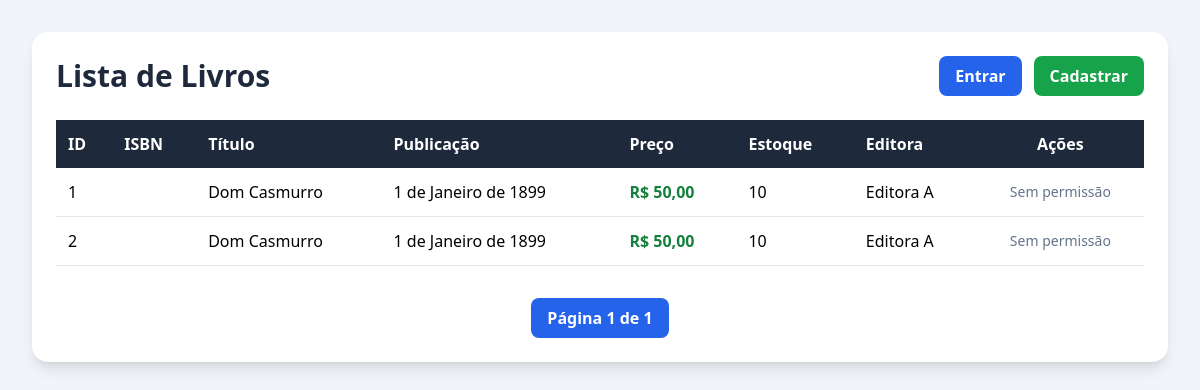
The page /edu/livros/ on the database as committed earlier.
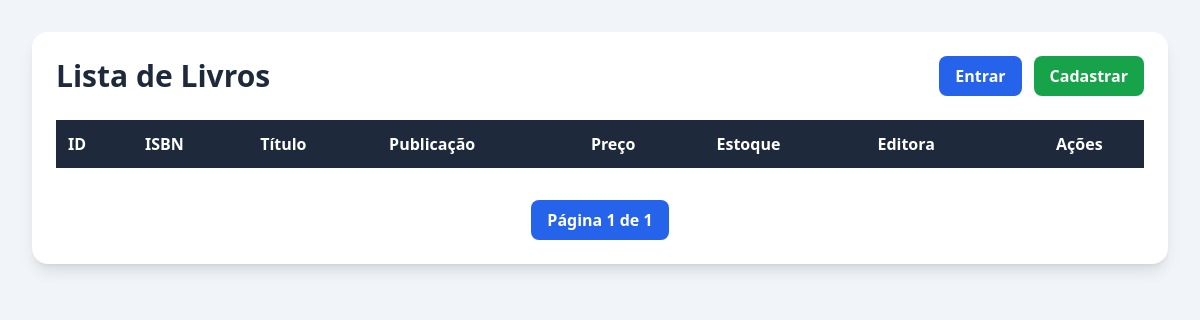
The same page on the database as committed later.
### edu/models.py (models this page shows, shortened)
class Livro(models.Model):
    isbn = models.CharField(max_length=13, unique=True)
    titulo = models.CharField(max_length=200)
    publicacao = models.DateField()
    preco = models.DecimalField(max_digits=6, decimal_places=2)
    estoque = models.IntegerField()
    editora = models.ForeignKey(Editora, on_delete=models.CASCADE)

class Editora(models.Model):
    nome = models.CharField(max_length=100, unique=True)

### edu/views.py (the view)
# urls.py: path("livros/", views.listar_livros, name="listar_livros"),
def listar_livros(request):
    livros = Livro.objects.all().order_by("id")
    paginator = Paginator(livros, 10)
    page_number = request.GET.get("page")
    page_obj = paginator.get_page(page_number)
    return render(request, "edu/listar_livros.html", {"page_obj": page_obj})

### edu/templates/edu/listar_livros.html (shortened to what the changed rows need)
<!DOCTYPE html>
<html lang="pt-br">
<head>
    <script src="https://cdn.tailwindcss.com"></script>
</head>
<body class="bg-slate-100 min-h-screen p-8">
    <div class="max-w-7xl mx-auto">
        <div class="bg-white shadow-lg rounded-2xl p-6">
            <div class="flex justify-between items-center mb-6">
                <div>
                    <h1 class="text-3xl font-bold text-slate-800">
                        Lista de Livros
                    </h1>
                </div>
            </div>
            <div class="overflow-x-auto">
                <table class="w-full border-collapse">
                    <thead>
                        <tr class="bg-slate-800 text-white">
                            <th class="p-3 text-left">ID</th>
                            <th class="p-3 text-left">ISBN</th>
                            <th class="p-3 text-left">Título</th>
                            <th class="p-3 text-left">Publicação</th>
                            <th class="p-3 text-left">Preço</th>
                            <th class="p-3 text-left">Estoque</th>
                            <th class="p-3 text-left">Editora</th>
                            <th class="p-3 text-center">Ações</th>
                        </tr>
                    </thead>
                    <tbody>
                        {% for livro in page_obj %}
                        <tr class="border-b hover:bg-slate-50">
                            <td class="p-3">{{ livro.id }}</td>
                            <td class="p-3">{{ livro.isbn }}</td>
                            <td class="p-3 font-medium">
                                {{ livro.titulo }}
                            </td>
                            <td class="p-3">
                                {{ livro.publicacao }}
                            </td>
                            <td class="p-3 text-green-700 font-semibold">
                                R$ {{ livro.preco }}
                            </td>
                            <td class="p-3">
                                {{ livro.estoque }}
                            </td>
                            <td class="p-3">
                                {{ livro.editora.nome }}
                            </td>
                            <td class="p-3">
                                <div class="flex justify-center gap-2">
                                    {% if not perms.edu.change_livro and not perms.edu.delete_livro %}
                                        <span class="text-slate-500 text-sm">
                                            Sem permissão
                                        </span>
                                    {% endif %}
                                </div>
                            </td>
                        </tr>
                        {% endfor %}
                    </tbody>
                </table>
            </div>
        </div>
    </div>
</body>
</html>

Rows that differ between the two databases and show on the page:
removed Livro: id "1", titulo "Dom Casmurro", publicacao "1 de Janeiro de 1899", preco "50,00", estoque "10", editora.nome "Editora A"
removed Livro: id "2", titulo "Dom Casmurro", publicacao "1 de Janeiro de 1899", preco "50,00", estoque "10", editora.nome "Editora A"
